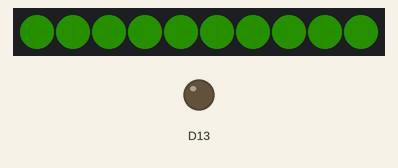
Simulated run of this sketch. Board: Adafruit Circuit Playground Express. On the bench: 10 RGB LEDs in strip order, left to right, output pins drawn as LEDs (lit = HIGH). Dim RGB values are drawn brighter than linear.

Above: at 0.59 s.
At 19.82 s:
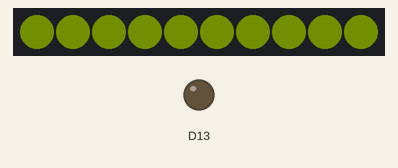
At 38.5 s:
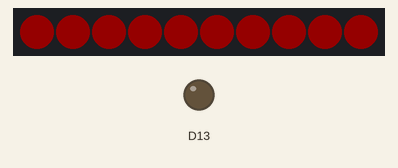

The sketch:

RGB_Array_Practice_Advanced.ino
```cpp
#include<Adafruit_CircuitPlayground.h>

int pixelPins[10] = {0, 1, 2, 3, 4, 5, 6, 7, 8, 9};

void setup() {
  // put your setup code here, to run once:
  CircuitPlayground.begin();
}

void loop() {
  // put your main code here, to run repeatedly:

  for (int r = 50; r < 256; r = r + 5) {
    for (int g = 100; g < 256; g = g + 5) {
      CircuitPlayground.setPixelColor(0, r, g, 0);
      CircuitPlayground.setPixelColor(1, r, g, 0);
      CircuitPlayground.setPixelColor(2, r, g, 0);
      CircuitPlayground.setPixelColor(3, r, g, 0);
      CircuitPlayground.setPixelColor(4, r, g, 0);
      CircuitPlayground.setPixelColor(5, r, g, 0);
      CircuitPlayground.setPixelColor(6, r, g, 0);
      CircuitPlayground.setPixelColor(7, r, g, 0);
      CircuitPlayground.setPixelColor(8, r, g, 0);
      CircuitPlayground.setPixelColor(9, r, g, 0);
      delay(25);
    }
  }
  for (int k = 250; k > 51; k = k - 5) {
    for (int l = 250; l > 100; l = l - 5) {
      CircuitPlayground.setPixelColor(0, k, 0, 0);
      CircuitPlayground.setPixelColor(1, k, 0, 0);
      CircuitPlayground.setPixelColor(2, k, 0, 0);
      CircuitPlayground.setPixelColor(3, k, 0, 0);
      CircuitPlayground.setPixelColor(4, k, 0, 0);
      CircuitPlayground.setPixelColor(5, k, 0, 0);
      CircuitPlayground.setPixelColor(6, k, 0, 0);
      CircuitPlayground.setPixelColor(7, k, 0, 0);
      CircuitPlayground.setPixelColor(8, k, 0, 0);
      CircuitPlayground.setPixelColor(9, k, 0, 0);
      delay(25);
    }
  }
}
```
